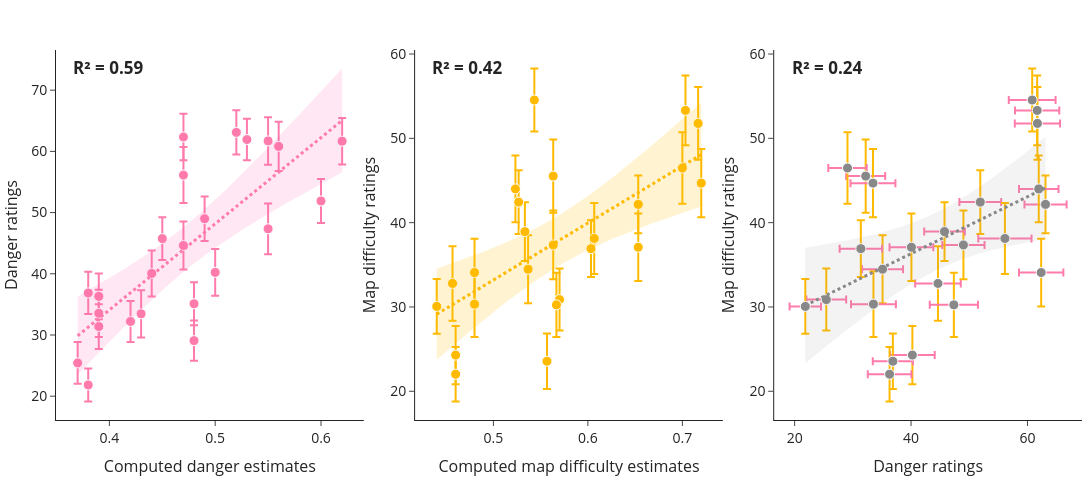

The notebook cell saved with this chart:
### Code cell
# [PAPER FIGURE 3] Danger ratings vs computed danger estimates AND Map difficulty ratings vs computed map difficulty scores AND Map difficulty ratings vs Danger ratings (side-by-side with error bars for 95% CI)
fig = make_subplots(
    rows=1,
    cols=3,
    subplot_titles=("", "", ""),
    horizontal_spacing=0.05,
)

figure_3_panels = [
    dict(
        col=1,
        x=mean_ratings['danger_score'],
        y=mean_ratings['rating_danger'],
        y_error=rating_ci('rating_danger'),
        x_label='Computed Danger',
        y_label='Danger Rating',
        x_title='Computed danger estimates',
        y_title='Danger ratings',
        marker_color=COLORS['danger'],
        line_color=COLORS['danger'],
        fill_color=COLORS['danger_fill'],
        trace_name='Danger: Mean ± 95% CI',
        line_name='Danger Linear Fit',
    ),
    dict(
        col=2,
        x=mean_ratings['map_difficulty_score'],
        y=mean_ratings['rating_map_difficulty'],
        y_error=rating_ci('rating_map_difficulty'),
        x_label='Computed Map Difficulty',
        y_label='Map Difficulty Rating',
        x_title='Computed map difficulty estimates',
        y_title='Map difficulty ratings',
        marker_color=COLORS['mapdiff'],
        line_color=COLORS['mapdiff'],
        fill_color=COLORS['mapdiff_fill'],
        trace_name='Difficulty: Mean ± 95% CI',
        line_name='Difficulty Linear Fit',
    ),
    dict(
        col=3,
        x=mean_ratings['rating_danger'],
        y=mean_ratings['rating_map_difficulty'],
        x_error=rating_ci('rating_danger'),
        y_error=rating_ci('rating_map_difficulty'),
        x_error_color=COLORS['danger'],
        y_error_color=COLORS['mapdiff'],
        x_label='Danger Rating',
        y_label='Map Difficulty Rating',
        x_title='Danger ratings',
        y_title='Map difficulty ratings',
        marker_color=COLORS['grey'],
        line_color=COLORS['grey'],
        fill_color=COLORS['grey_fill'],
        trace_name='Map Difficulty vs Danger: Mean ± 95% CI',
        line_name='Difficulty~Danger Linear Fit',
    ),
]

for panel in figure_3_panels:
    add_regression_panel(fig, **panel)
    fig.update_yaxes(
        tickvals=tickvals_10(panel['y'].min(), panel['y'].max()),
        row=1,
        col=panel['col'],
    )

fig.update_layout(
    template='simple_white',
    font=dict(size=14),
    margin=dict(l=10, r=10, t=50, b=80),
    width=1650,
    height=500,
    title_text=None,
    showlegend=False,
    legend=dict(borderwidth=0),
)

fig.show()

### Figure 1 — Plotly figure (JSON) as saved in the notebook; plotly's stock layout.template omitted (floating-point values rounded to 4 significant figures; data arrays with more than 128 entries replaced by an {"elided": "..."} marker saying what was removed)
{"data": [{"customdata": [[3.887], [4.02], [3.353], [3.858], [3.92], [3.626], [3.417], [2.699], [3.59], [3.801], [3.299], [3.523], [3.835], [4.142], [3.449], [3.745], [3.621], [3.397], [3.761], [3.491], [4.574], [3.814], [3.647], [3.856]], "error_y": {"array": [3.887, 4.02, 3.353, 3.858, 3.92, 3.626, 3.417, 2.699, 3.59, 3.801, 3.299, 3.523, 3.835, 4.142, 3.449, 3.745, 3.621, 3.397, 3.761, 3.491, 4.574, 3.814, 3.647, 3.856], "type": "data", "visible": true}, "hovertemplate": "<b>Computed Danger</b>: %{x:.2f}<br><b>Danger Rating</b>: %{y:.2f}<br><b>95% CI</b>: %{customdata[0]:.2f}<extra></extra>", "marker": {"color": "#FF7BAC", "line": {"color": "white", "width": 1}, "size": 10}, "mode": "markers", "name": "Danger: Mean ± 95% CI", "showlegend": false, "type": "scatter", "x": [0.55, 0.56, 0.42, 0.43, 0.47, 0.49, 0.37, 0.38, 0.6, 0.62, 0.48, 0.48, 0.5, 0.55, 0.38, 0.39, 0.52, 0.53, 0.44, 0.45, 0.47, 0.47, 0.39, 0.39], "xaxis": "x", "y": [61.71, 60.81, 32.21, 33.46, 44.62, 49.0, 25.44, 21.83, 51.9, 61.67, 29.08, 35.1, 40.23, 47.35, 36.88, 36.31, 63.1, 61.94, 40.06, 45.75, 56.12, 62.35, 31.38, 33.54], "yaxis": "y"}, {"fill": "toself", "fillcolor": "rgba(255,105,180,0.16)", "hoverinfo": "skip", "line": {"color": "rgba(0,0,0,0)"}, "name": "95% CI (fit)", "showlegend": false, "type": "scatter", "x": {"elided": "200 float values"}, "xaxis": "x", "y": {"elided": "200 float values"}, "yaxis": "y"}, {"hoverinfo": "skip", "line": {"color": "#FF7BAC", "dash": "dot", "width": 3}, "mode": "lines", "name": "Danger Linear Fit", "showlegend": false, "type": "scatter", "x": [0.37, 0.3725, 0.3751, 0.3776, 0.3801, 0.3826, 0.3852, 0.3877, 0.3902, 0.3927, 0.3953, 0.3978, 0.4003, 0.4028, 0.4054, 0.4079, 0.4104, 0.4129, 0.4155, 0.418, 0.4205, 0.423, 0.4256, 0.4281, 0.4306, 0.4331, 0.4357, 0.4382, 0.4407, 0.4432, 0.4458, 0.4483, 0.4508, 0.4533, 0.4559, 0.4584, 0.4609, 0.4634, 0.466, 0.4685, 0.471, 0.4735, 0.4761, 0.4786, 0.4811, 0.4836, 0.4862, 0.4887, 0.4912, 0.4937, 0.4963, 0.4988, 0.5013, 0.5038, 0.5064, 0.5089, 0.5114, 0.5139, 0.5165, 0.519, 0.5215, 0.524, 0.5266, 0.5291, 0.5316, 0.5341, 0.5367, 0.5392, 0.5417, 0.5442, 0.5468, 0.5493, 0.5518, 0.5543, 0.5569, 0.5594, 0.5619, 0.5644, 0.567, 0.5695, 0.572, 0.5745, 0.5771, 0.5796, 0.5821, 0.5846, 0.5872, 0.5897, 0.5922, 0.5947, 0.5973, 0.5998, 0.6023, 0.6048, 0.6074, 0.6099, 0.6124, 0.6149, 0.6175, 0.62], "xaxis": "x", "y": [29.88, 30.23, 30.59, 30.94, 31.3, 31.65, 32.01, 32.36, 32.72, 33.08, 33.43, 33.79, 34.14, 34.5, 34.85, 35.21, 35.56, 35.92, 36.27, 36.63, 36.98, 37.34, 37.7, 38.05, 38.41, 38.76, 39.12, 39.47, 39.83, 40.18, 40.54, 40.89, 41.25, 41.61, 41.96, 42.32, 42.67, 43.03, 43.38, 43.74, 44.09, 44.45, 44.8, 45.16, 45.51, 45.87, 46.23, 46.58, 46.94, 47.29, 47.65, 48.0, 48.36, 48.71, 49.07, 49.42, 49.78, 50.13, 50.49, 50.85, 51.2, 51.56, 51.91, 52.27, 52.62, 52.98, 53.33, 53.69, 54.04, 54.4, 54.75, 55.11, 55.47, 55.82, 56.18, 56.53, 56.89, 57.24, 57.6, 57.95, 58.31, 58.66, 59.02, 59.38, 59.73, 60.09, 60.44, 60.8, 61.15, 61.51, 61.86, 62.22, 62.57, 62.93, 63.28, 63.64, 64.0, 64.35, 64.71, 65.06], "yaxis": "y"}, {"customdata": [[4.318], [3.741], [4.353], [4.05], [4.42], [4.081], [3.673], [3.241], [3.791], [4.142], [4.24], [4.029], [3.464], [3.807], [3.279], [3.232], [3.421], [3.958], [4.007], [3.486], [4.208], [4.021], [3.365], [3.893]], "error_y": {"array": [4.318, 3.741, 4.353, 4.05, 4.42, 4.081, 3.673, 3.241, 3.791, 4.142, 4.24, 4.029, 3.464, 3.807, 3.279, 3.232, 3.421, 3.958, 4.007, 3.486, 4.208, 4.021, 3.365, 3.893], "type": "data", "visible": true}, "hovertemplate": "<b>Computed Map Difficulty</b>: %{x:.2f}<br><b>Map Difficulty Rating</b>: %{y:.2f}<br><b>95% CI</b>: %{customdata[0]:.2f}<extra></extra>", "marker": {"color": "#FFBA00", "line": {"color": "white", "width": 1}, "size": 10}, "mode": "markers", "name": "Difficulty: Mean ± 95% CI", "showlegend": false, "type": "scatter", "x": [0.7167, 0.5433, 0.5633, 0.72, 0.4567, 0.5633, 0.57, 0.44, 0.5267, 0.7033, 0.7, 0.5367, 0.46, 0.5667, 0.5567, 0.46, 0.6533, 0.5233, 0.6533, 0.5333, 0.6067, 0.48, 0.6033, 0.48], "xaxis": "x2", "y": [51.77, 54.54, 45.52, 44.69, 32.79, 37.35, 30.88, 30.06, 42.44, 53.31, 46.48, 34.48, 24.29, 30.25, 23.56, 22.02, 42.17, 44.0, 37.08, 38.94, 38.12, 34.08, 36.92, 30.33], "yaxis": "y2"}, {"fill": "toself", "fillcolor": "rgba(255,186,0,0.18)", "hoverinfo": "skip", "line": {"color": "rgba(0,0,0,0)"}, "name": "95% CI (fit)", "showlegend": false, "type": "scatter", "x": {"elided": "200 float values"}, "xaxis": "x2", "y": {"elided": "200 float values"}, "yaxis": "y2"}, {"hoverinfo": "skip", "line": {"color": "#FFBA00", "dash": "dot", "width": 3}, "mode": "lines", "name": "Difficulty Linear Fit", "showlegend": false, "type": "scatter", "x": [0.44, 0.4428, 0.4457, 0.4485, 0.4513, 0.4541, 0.457, 0.4598, 0.4626, 0.4655, 0.4683, 0.4711, 0.4739, 0.4768, 0.4796, 0.4824, 0.4853, 0.4881, 0.4909, 0.4937, 0.4966, 0.4994, 0.5022, 0.5051, 0.5079, 0.5107, 0.5135, 0.5164, 0.5192, 0.522, 0.5248, 0.5277, 0.5305, 0.5333, 0.5362, 0.539, 0.5418, 0.5446, 0.5475, 0.5503, 0.5531, 0.556, 0.5588, 0.5616, 0.5644, 0.5673, 0.5701, 0.5729, 0.5758, 0.5786, 0.5814, 0.5842, 0.5871, 0.5899, 0.5927, 0.5956, 0.5984, 0.6012, 0.604, 0.6069, 0.6097, 0.6125, 0.6154, 0.6182, 0.621, 0.6238, 0.6267, 0.6295, 0.6323, 0.6352, 0.638, 0.6408, 0.6436, 0.6465, 0.6493, 0.6521, 0.6549, 0.6578, 0.6606, 0.6634, 0.6663, 0.6691, 0.6719, 0.6747, 0.6776, 0.6804, 0.6832, 0.6861, 0.6889, 0.6917, 0.6945, 0.6974, 0.7002, 0.703, 0.7059, 0.7087, 0.7115, 0.7143, 0.7172, 0.72], "xaxis": "x2", "y": [29.14, 29.34, 29.53, 29.72, 29.91, 30.1, 30.29, 30.48, 30.67, 30.86, 31.06, 31.25, 31.44, 31.63, 31.82, 32.01, 32.2, 32.39, 32.59, 32.78, 32.97, 33.16, 33.35, 33.54, 33.73, 33.92, 34.11, 34.31, 34.5, 34.69, 34.88, 35.07, 35.26, 35.45, 35.64, 35.84, 36.03, 36.22, 36.41, 36.6, 36.79, 36.98, 37.17, 37.37, 37.56, 37.75, 37.94, 38.13, 38.32, 38.51, 38.7, 38.89, 39.09, 39.28, 39.47, 39.66, 39.85, 40.04, 40.23, 40.42, 40.62, 40.81, 41.0, 41.19, 41.38, 41.57, 41.76, 41.95, 42.15, 42.34, 42.53, 42.72, 42.91, 43.1, 43.29, 43.48, 43.67, 43.87, 44.06, 44.25, 44.44, 44.63, 44.82, 45.01, 45.2, 45.4, 45.59, 45.78, 45.97, 46.16, 46.35, 46.54, 46.73, 46.93, 47.12, 47.31, 47.5, 47.69, 47.88, 48.07], "yaxis": "y2"}, {"customdata": [[4.318], [3.741], [4.353], [4.05], [4.42], [4.081], [3.673], [3.241], [3.791], [4.142], [4.24], [4.029], [3.464], [3.807], [3.279], [3.232], [3.421], [3.958], [4.007], [3.486], [4.208], [4.021], [3.365], [3.893]], "error_x": {"array": [3.887, 4.02, 3.353, 3.858, 3.92, 3.626, 3.417, 2.699, 3.59, 3.801, 3.299, 3.523, 3.835, 4.142, 3.449, 3.745, 3.621, 3.397, 3.761, 3.491, 4.574, 3.814, 3.647, 3.856], "color": "#FF7BAC", "type": "data", "visible": true}, "error_y": {"array": [4.318, 3.741, 4.353, 4.05, 4.42, 4.081, 3.673, 3.241, 3.791, 4.142, 4.24, 4.029, 3.464, 3.807, 3.279, 3.232, 3.421, 3.958, 4.007, 3.486, 4.208, 4.021, 3.365, 3.893], "color": "#FFBA00", "type": "data", "visible": true}, "hovertemplate": "<b>Danger Rating</b>: %{x:.2f}<br><b>Map Difficulty Rating</b>: %{y:.2f}<br><b>95% CI</b>: %{customdata[0]:.2f}<extra></extra>", "marker": {"color": "#888888", "line": {"color": "white", "width": 1}, "size": 10}, "mode": "markers", "name": "Map Difficulty vs Danger: Mean ± 95% CI", "showlegend": false, "type": "scatter", "x": [61.71, 60.81, 32.21, 33.46, 44.62, 49.0, 25.44, 21.83, 51.9, 61.67, 29.08, 35.1, 40.23, 47.35, 36.88, 36.31, 63.1, 61.94, 40.06, 45.75, 56.12, 62.35, 31.38, 33.54], "xaxis": "x3", "y": [51.77, 54.54, 45.52, 44.69, 32.79, 37.35, 30.88, 30.06, 42.44, 53.31, 46.48, 34.48, 24.29, 30.25, 23.56, 22.02, 42.17, 44.0, 37.08, 38.94, 38.12, 34.08, 36.92, 30.33], "yaxis": "y3"}, {"fill": "toself", "fillcolor": "rgba(136,136,136,0.1)", "hoverinfo": "skip", "line": {"color": "rgba(0,0,0,0)"}, "name": "95% CI (fit)", "showlegend": false, "type": "scatter", "x": {"elided": "200 float values"}, "xaxis": "x3", "y": {"elided": "200 float values"}, "yaxis": "y3"}, {"hoverinfo": "skip", "line": {"color": "#888888", "dash": "dot", "width": 3}, "mode": "lines", "name": "Difficulty~Danger Linear Fit", "showlegend": false, "type": "scatter", "x": [21.83, 22.25, 22.67, 23.08, 23.5, 23.92, 24.33, 24.75, 25.17, 25.59, 26.0, 26.42, 26.84, 27.25, 27.67, 28.09, 28.5, 28.92, 29.34, 29.75, 30.17, 30.59, 31.0, 31.42, 31.84, 32.26, 32.67, 33.09, 33.51, 33.92, 34.34, 34.76, 35.17, 35.59, 36.01, 36.42, 36.84, 37.26, 37.67, 38.09, 38.51, 38.93, 39.34, 39.76, 40.18, 40.59, 41.01, 41.43, 41.84, 42.26, 42.68, 43.09, 43.51, 43.93, 44.34, 44.76, 45.18, 45.6, 46.01, 46.43, 46.85, 47.26, 47.68, 48.1, 48.51, 48.93, 49.35, 49.76, 50.18, 50.6, 51.01, 51.43, 51.85, 52.27, 52.68, 53.1, 53.52, 53.93, 54.35, 54.77, 55.18, 55.6, 56.02, 56.43, 56.85, 57.27, 57.68, 58.1, 58.52, 58.94, 59.35, 59.77, 60.19, 60.6, 61.02, 61.44, 61.85, 62.27, 62.69, 63.1], "xaxis": "x3", "y": [30.18, 30.32, 30.46, 30.6, 30.74, 30.88, 31.02, 31.17, 31.31, 31.45, 31.59, 31.73, 31.87, 32.01, 32.15, 32.29, 32.43, 32.57, 32.72, 32.86, 33.0, 33.14, 33.28, 33.42, 33.56, 33.7, 33.84, 33.98, 34.12, 34.27, 34.41, 34.55, 34.69, 34.83, 34.97, 35.11, 35.25, 35.39, 35.53, 35.67, 35.81, 35.96, 36.1, 36.24, 36.38, 36.52, 36.66, 36.8, 36.94, 37.08, 37.22, 37.36, 37.51, 37.65, 37.79, 37.93, 38.07, 38.21, 38.35, 38.49, 38.63, 38.77, 38.91, 39.06, 39.2, 39.34, 39.48, 39.62, 39.76, 39.9, 40.04, 40.18, 40.32, 40.46, 40.61, 40.75, 40.89, 41.03, 41.17, 41.31, 41.45, 41.59, 41.73, 41.87, 42.01, 42.16, 42.3, 42.44, 42.58, 42.72, 42.86, 43.0, 43.14, 43.28, 43.42, 43.56, 43.71, 43.85, 43.99, 44.13], "yaxis": "y3"}], "layout": {"annotations": [{"align": "left", "bgcolor": "rgba(255,255,255,0.85)", "font": {"size": 17}, "showarrow": false, "text": "<b>R² = 0.59</b>", "x": 0.05, "xref": "x domain", "y": 0.99, "yref": "y domain"}, {"align": "left", "bgcolor": "rgba(255,255,255,0.85)", "font": {"size": 17}, "showarrow": false, "text": "<b>R² = 0.42</b>", "x": 0.05, "xref": "x2 domain", "y": 0.99, "yref": "y2 domain"}, {"align": "left", "bgcolor": "rgba(255,255,255,0.85)", "font": {"size": 17}, "showarrow": false, "text": "<b>R² = 0.24</b>", "x": 0.05, "xref": "x3 domain", "y": 0.99, "yref": "y3 domain"}], "font": {"size": 14}, "height": 500, "legend": {"borderwidth": 0}, "margin": {"b": 80, "l": 10, "r": 10, "t": 50}, "showlegend": false, "width": 1650, "xaxis": {"anchor": "y", "domain": [0, 0.3], "gridcolor": "rgba(211,211,211,0.3)", "tickfont": {"size": 14}, "title": {"font": {"size": 16}, "text": "Computed danger estimates"}}, "xaxis2": {"anchor": "y2", "domain": [0.35, 0.65], "gridcolor": "rgba(211,211,211,0.3)", "tickfont": {"size": 14}, "title": {"font": {"size": 16}, "text": "Computed map difficulty estimates"}}, "xaxis3": {"anchor": "y3", "domain": [0.7, 1], "gridcolor": "rgba(211,211,211,0.3)", "tickfont": {"size": 14}, "title": {"font": {"size": 16}, "text": "Danger ratings"}}, "yaxis": {"anchor": "x", "domain": [0, 1], "gridcolor": "rgba(211,211,211,0.3)", "tickfont": {"size": 14}, "tickvals": [20, 30, 40, 50, 60, 70], "title": {"font": {"size": 16}, "standoff": 10, "text": "Danger ratings"}}, "yaxis2": {"anchor": "x2", "domain": [0, 1], "gridcolor": "rgba(211,211,211,0.3)", "tickfont": {"size": 14}, "tickvals": [20, 30, 40, 50, 60], "title": {"font": {"size": 16}, "standoff": 10, "text": "Map difficulty ratings"}}, "yaxis3": {"anchor": "x3", "domain": [0, 1], "gridcolor": "rgba(211,211,211,0.3)", "tickfont": {"size": 14}, "tickvals": [20, 30, 40, 50, 60], "title": {"font": {"size": 16}, "standoff": 10, "text": "Map difficulty ratings"}}}}
